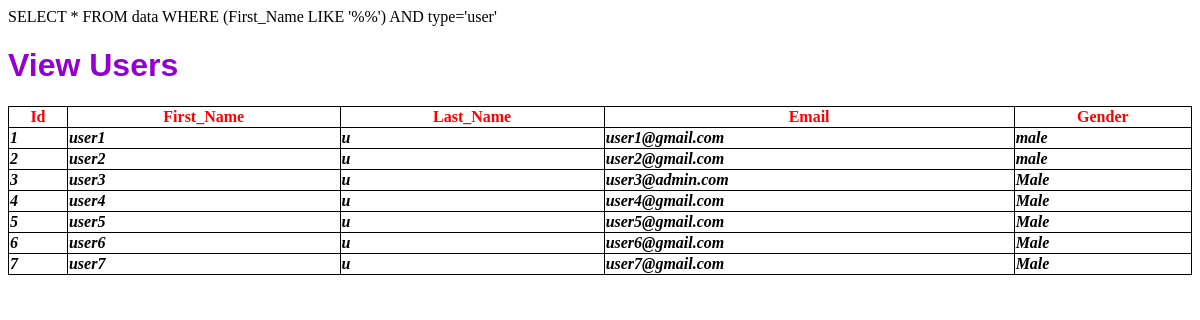
The page /view.php on the database its author committed.
### tables this page shows
CREATE TABLE `data` (
  `id` int(11) NOT NULL,
  `First_Name` varchar(40) NOT NULL,
  `Last_Name` varchar(40) NOT NULL,
  `Email` varchar(100) NOT NULL,
  `Password` varchar(50) NOT NULL,
  `Gender` varchar(11) NOT NULL,
  `type` varchar(11) NOT NULL,
  `Photo_Name` varchar(512) NOT NULL
);

### view.php (the view, shortened to what this page needs)
<!DOCTYPE html>
<html>
  <head>
  </head>
    <body>
    </body>
</html>
<?php
$servername = "localhost";
$username = "root";
$password = "";
$dbname = "webproject (2)";
$conn = mysqli_connect($servername, $username, $password, $dbname);
$view=$_POST['view'];
$sql="SELECT * FROM data WHERE
 (First_Name LIKE '%". $view . "%')
  AND type='user'  ";
if($result = mysqli_query($conn,$sql))
{
    if(mysqli_num_rows($result)>0){
      echo"<h1>". "View Users". "</h1>";
      echo"
        <table>
        <tr>
        <th>Id</th>
        <th>First_Name</th>
        <th>Last_Name</th>
        <th>Email</th>
        <th>Gender</th>
        </tr>";
        while($row = mysqli_fetch_array($result)) {
            echo" <tr>
            <td>".$row['id']."</td>
            <td>".$row['First_Name']."</td>
            <td>".$row['Last_Name']."</td>
            <td>".$row['Email']."</td>
            <td>".$row['Gender']."</td>
      <tr>";
    }
}
else{
    echo"<h6>". "No Matches Found Re-Enter Data Please!!!". "</h6>";
}
}
else {
  echo"<h6>". "ERROR No Connections!!!". "</h6>";
}
?>

### view.php (style rules this page uses)
h1 { color: rgb(148,0,211); font-weight: bold; font-family: sans-serif; }
table, th, td { border: 1px solid black; }
th { color:red; font-weight: bold; }
td { color:black; font-style:italic; font-weight: bold; }
table { width: 100%; border-collapse: collapse; }

### rows shown on the page
data: id "1", First_Name "user1", Last_Name "u", Email "user1@gmail.com", Gender "male"
data: id "2", First_Name "user2", Last_Name "u", Email "user2@gmail.com", Gender "male"
data: id "3", First_Name "user3", Last_Name "u", Email "user3@admin.com", Gender "Male"
data: id "4", First_Name "user4", Last_Name "u", Email "user4@gmail.com", Gender "Male"
data: id "5", First_Name "user5", Last_Name "u", Email "user5@gmail.com", Gender "Male"
data: id "6", First_Name "user6", Last_Name "u", Email "user6@gmail.com", Gender "Male"
data: id "7", First_Name "user7", Last_Name "u", Email "user7@gmail.com", Gender "Male"
